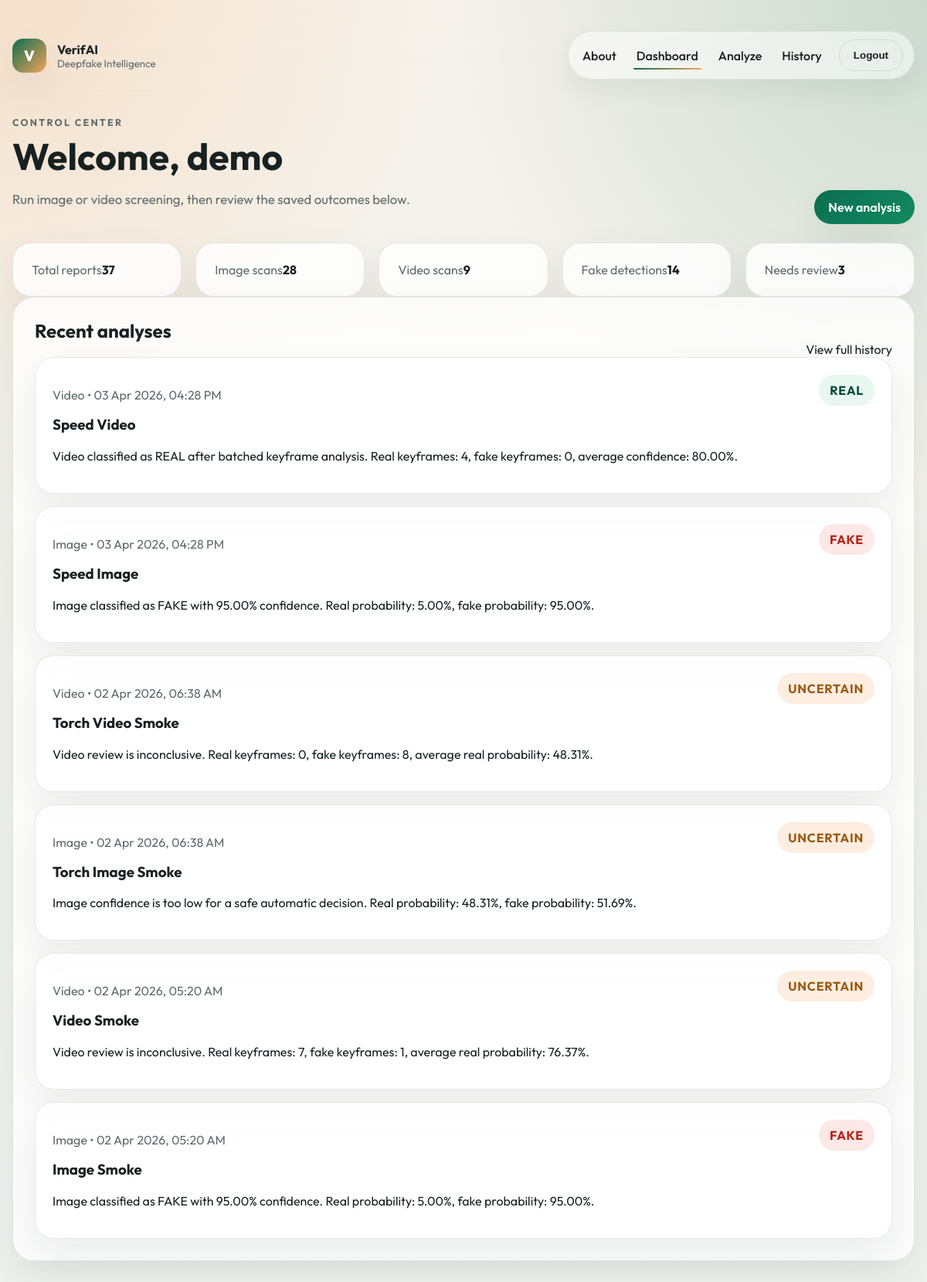
The page /dashboard/ (signed in) on the database its author committed.
### detector/models.py (models this page shows, shortened)
class DetectionRecord(models.Model):
    FILE_TYPE_CHOICES = [
        ('image', 'Image'),
        ('video', 'Video'),
    ]
    RESULT_CHOICES = [
        ('real', 'Real'),
        ('fake', 'Fake'),
        ('uncertain', 'Uncertain'),
    ]
    user = models.ForeignKey(
        settings.AUTH_USER_MODEL,
        on_delete=models.CASCADE,
        related_name='detections',
    )
    title = models.CharField(max_length=120)
    file_type = models.CharField(max_length=10, choices=FILE_TYPE_CHOICES)
    uploaded_file = models.FileField(upload_to='uploads/%Y/%m/%d/')
    result = models.CharField(max_length=10, choices=RESULT_CHOICES)
    confidence = models.FloatField()
    summary = models.TextField(blank=True)
    notes = models.TextField(blank=True)
    created_at = models.DateTimeField(auto_now_add=True)
    class Meta:
        ordering = ['-created_at']

### detector/views.py (the view)
# urls.py: path('dashboard/', dashboard, name='dashboard'),
@login_required
def dashboard(request):
    records = DetectionRecord.objects.filter(user=request.user)[:6]
    stats = {
        'total': DetectionRecord.objects.filter(user=request.user).count(),
        'images': DetectionRecord.objects.filter(user=request.user, file_type='image').count(),
        'videos': DetectionRecord.objects.filter(user=request.user, file_type='video').count(),
        'fake': DetectionRecord.objects.filter(user=request.user, result='fake').count(),
        'uncertain': DetectionRecord.objects.filter(user=request.user, result='uncertain').count(),
    }
    return render(request, 'detector/dashboard.html', {'records': records, 'stats': stats})

### templates/detector/dashboard.html (shortened to what this page needs)
{% extends 'base.html' %}
{% block content %}
<section class="section-head">
    <div>
        <p class="eyebrow">Control center</p>
        <h1>Welcome, {{ user.username }}</h1>
        <p class="lead">Run image or video screening, then review the saved outcomes below.</p>
    </div>
    <a class="primary-button" href="{% url 'detect' %}">New analysis</a>
</section>
<section class="stats-grid">
    <article class="stat-card"><span>Total reports</span><strong>{{ stats.total }}</strong></article>
    <article class="stat-card"><span>Image scans</span><strong>{{ stats.images }}</strong></article>
    <article class="stat-card"><span>Video scans</span><strong>{{ stats.videos }}</strong></article>
    <article class="stat-card"><span>Fake detections</span><strong>{{ stats.fake }}</strong></article>
    <article class="stat-card"><span>Needs review</span><strong>{{ stats.uncertain }}</strong></article>
</section>
<section class="panel">
    <div class="panel-header">
        <h2>Recent analyses</h2>
        <a href="{% url 'history' %}">View full history</a>
    </div>
    {% if records %}
        <div class="history-list">
            {% for record in records %}
                <article class="history-card">
                    <div>
                        <p class="meta">{{ record.get_file_type_display }} &bull; {{ record.created_at|date:"d M Y, h:i A" }}</p>
                        <h3>{{ record.title }}</h3>
                        <p>{{ record.summary }}</p>
                    </div>
                    <span class="result-pill {{ record.result }}">{{ record.result|upper }}</span>
                </article>
            {% endfor %}
        </div>
    {% else %}
        <p class="empty-state">No analyses yet. Upload your first file to generate a report.</p>
    {% endif %}
</section>
{% endblock %}

### templates/base.html (shortened to what this page needs)
{% load static %}
<!DOCTYPE html>
<html lang="en">
<head>
    <link rel="stylesheet" href="{% static 'css/styles.css' %}">
</head>
<body>
    <div class="page-shell">
        <header class="site-header">
            <a class="brand" href="{% url 'landing' %}">
                <span class="brand-mark">V</span>
                <span>
                    <strong>VerifAI</strong>
                    <small>Deepfake Intelligence</small>
                </span>
            </a>
            <nav class="site-nav">
                <a class="nav-link {% if request.resolver_match.url_name == 'about' %}active{% endif %}" href="{% url 'about' %}">About</a>
                {% if user.is_authenticated %}
                    <a class="nav-link {% if request.resolver_match.url_name == 'dashboard' %}active{% endif %}" href="{% url 'dashboard' %}">Dashboard</a>
                    <a class="nav-link {% if request.resolver_match.url_name == 'detect' %}active{% endif %}" href="{% url 'detect' %}">Analyze</a>
                    <a class="nav-link {% if request.resolver_match.url_name == 'history' %}active{% endif %}" href="{% url 'history' %}">History</a>
                    <form method="post" action="{% url 'logout' %}">
                        <button type="submit" class="ghost-button">Logout</button>
                    </form>
                {% else %}
                    <a class="nav-link {% if request.resolver_match.url_name == 'login' %}active{% endif %}" href="{% url 'login' %}">Login</a>
                    <a class="primary-link" href="{% url 'signup' %}">Create account</a>
                {% endif %}
            </nav>
        </header>
        <main>
            {% block content %}{% endblock %}
        </main>
    </div>
</body>
</html>

### static/css/styles.css (style rules this page uses)
:root { --bg: #f4f1ea; --surface: rgba(255, 255, 255, 0.82); --surface-strong: #ffffff; --ink: #172121; --muted: #5f6b6d; --primary: #0b6e4f; --primary-dark: #074c37; --accent: #f4a259; --danger: #b42318; --danger-bg: #fce8e6; --success-bg: #e8f7ef; --border: rgba(23, 33, 33, 0.1); --shadow: 0 20px 50px rgba(23, 33, 33, 0.08); }
* { box-sizing: border-box; }
body { margin: 0; font-family: "Outfit", sans-serif; color: var(--ink); background: radial-gradient(circle at top left, rgba(244, 162, 89, 0.22), transparent 28%), radial-gradient(circle at top right, rgba(11, 110, 79, 0.18), transparent 30%), linear-gradient(180deg, #f6f2eb 0%, #eef3ef 100%); min-height: 100vh; }
a { color: inherit; text-decoration: none; }
.page-shell { width: min(1180px, calc(100% - 32px)); margin: 0 auto; padding: 24px 0 48px; }
.site-header { display: flex; justify-content: space-between; align-items: center; gap: 16px; padding: 16px 0 24px; position: sticky; top: 0; z-index: 20; backdrop-filter: blur(18px); }
.brand { display: inline-flex; align-items: center; gap: 14px; }
.brand strong, .brand small { display: block; }
.brand small, .meta, .muted-copy, .lead, .eyebrow, .stat-card span { color: var(--muted); }
.brand-mark { width: 44px; height: 44px; border-radius: 14px; background: linear-gradient(135deg, var(--primary), var(--accent)); color: white; display: grid; place-items: center; font-weight: 800; font-size: 1.2rem; box-shadow: var(--shadow); }
.site-nav { display: flex; align-items: center; gap: 18px; flex-wrap: wrap; padding: 10px 14px; border-radius: 999px; background: rgba(255, 255, 255, 0.5); border: 1px solid rgba(23, 33, 33, 0.08); box-shadow: 0 14px 32px rgba(23, 33, 33, 0.06); }
.nav-link { position: relative; padding: 10px 4px; font-weight: 500; }
.nav-link::after { content: ""; position: absolute; left: 0; bottom: 2px; width: 100%; height: 2px; border-radius: 999px; background: linear-gradient(90deg, var(--primary), var(--accent)); transform: scaleX(0); transform-origin: left; transition: transform 0.28s ease; }
.nav-link:hover::after, .nav-link.active::after { transform: scaleX(1); }
.primary-link, .primary-button, .ghost-button { border-radius: 999px; padding: 12px 18px; font-weight: 600; border: none; cursor: pointer; transition: transform 0.2s ease, box-shadow 0.2s ease, background 0.2s ease; }
.primary-link, .primary-button { background: linear-gradient(135deg, var(--primary), #138a62); color: white; box-shadow: var(--shadow); }
.ghost-button { background: transparent; border: 1px solid var(--border); color: var(--ink); }
.hero-copy, .hero-card, .form-card, .panel, .result-card, .stat-card, .feature-card, .history-card { background: var(--surface); backdrop-filter: blur(18px); border: 1px solid var(--border); box-shadow: var(--shadow); }
.hero-copy h1, .hero-card h1, .section-head h1 { margin: 0 0 12px; font-size: clamp(2rem, 4vw, 4rem); line-height: 1.02; }
.lead { font-size: 1.05rem; line-height: 1.7; }
.feature-grid, .stats-grid { display: grid; grid-template-columns: repeat(auto-fit, minmax(180px, 1fr)); gap: 18px; }
.feature-card, .stat-card { border-radius: 24px; padding: 24px; }
.feature-card h3, .history-card h3, .panel h2, .form-card h2, .result-card h2 { margin-top: 0; }
.section-head, .panel-header { display: flex; justify-content: space-between; align-items: end; gap: 16px; }
.section-head { margin: 12px 0 24px; }
.form-card, .result-card, .panel { border-radius: 28px; padding: 28px; }
.history-list { display: grid; gap: 16px; }
.history-card { display: flex; justify-content: space-between; gap: 16px; border-radius: 24px; padding: 22px; }
.result-pill { align-self: start; border-radius: 999px; padding: 10px 14px; font-weight: 700; letter-spacing: 0.05em; }
.result-pill.real { background: var(--success-bg); color: var(--primary-dark); }
.result-pill.fake { background: var(--danger-bg); color: var(--danger); }
.result-pill.uncertain { background: rgba(244, 162, 89, 0.18); color: #9b5a13; }
.eyebrow { text-transform: uppercase; letter-spacing: 0.18em; font-size: 0.78rem; font-weight: 700; margin-bottom: 12px; }

### rows shown on the page
DetectionRecord: file_type "Video", created_at "03 Apr 2026, 04:28 PM", title "Speed Video", summary "Video classified as REAL after batched keyframe analysis. Real keyframes: 4, fake keyframes: 0, average confidence: 80.00%.", result "REAL"
DetectionRecord: file_type "Image", created_at "03 Apr 2026, 04:28 PM", title "Speed Image", summary "Image classified as FAKE with 95.00% confidence. Real probability: 5.00%, fake probability: 95.00%.", result "FAKE"
DetectionRecord: file_type "Video", created_at "02 Apr 2026, 06:38 AM", title "Torch Video Smoke", summary "Video review is inconclusive. Real keyframes: 0, fake keyframes: 8, average real probability: 48.31%.", result "UNCERTAIN"
DetectionRecord: file_type "Image", created_at "02 Apr 2026, 06:38 AM", title "Torch Image Smoke", summary "Image confidence is too low for a safe automatic decision. Real probability: 48.31%, fake probability: 51.69%.", result "UNCERTAIN"
DetectionRecord: file_type "Video", created_at "02 Apr 2026, 05:20 AM", title "Video Smoke", summary "Video review is inconclusive. Real keyframes: 7, fake keyframes: 1, average real probability: 76.37%.", result "UNCERTAIN"
DetectionRecord: file_type "Image", created_at "02 Apr 2026, 05:20 AM", title "Image Smoke", summary "Image classified as FAKE with 95.00% confidence. Real probability: 5.00%, fake probability: 95.00%.", result "FAKE"

### other values the page prints
{{ user.username }} "demo"
{{ stats.total }} "37"
{{ stats.images }} "28"
{{ stats.videos }} "9"
{{ stats.fake }} "14"
{{ stats.uncertain }} "3"
